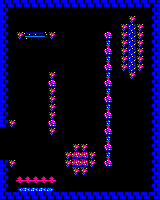

Rendered tile map (Tiled .tmx) drawn with the repository's tilesets; below, a short description and the full map source, tile grids included:
An orthogonal 20x25 tile map with 8x8 px tiles, 1 tile layer (Capa de Patrones 1).

<map version="1.2" tiledversion="1.2.4" orientation="orthogonal" renderorder="right-down" width="20" height="25" tilewidth="8" tileheight="8" infinite="0" nextlayerid="2" nextobjectid="1">
 <tileset firstgid="1" source="sp.tsx" />
 <layer id="1" name="Capa de Patrones 1" width="20" height="25">
  <data encoding="csv">
17,17,17,17,17,17,17,17,17,17,17,17,17,17,17,17,17,17,17,16,
17,1,1,1,1,1,1,1,1,1,1,1,1,1,1,1,1,1,1,16,
17,1,1,1,1,1,1,1,1,1,1,1,1,1,1,1,9,1,1,16,
17,1,1,1,1,1,1,1,1,1,1,1,1,1,1,9,28,9,1,16,
17,1,9,48,47,49,9,1,1,1,1,1,1,38,1,9,28,9,1,16,
17,1,1,1,1,1,1,1,1,1,1,1,1,2,1,9,28,9,1,16,
17,1,1,1,1,1,1,1,1,1,1,1,1,38,1,9,28,9,1,16,
17,1,1,1,1,1,1,1,1,1,1,1,1,2,1,9,28,9,1,16,
17,1,1,1,1,1,1,1,1,1,1,1,1,38,1,9,28,9,1,16,
17,1,1,1,1,1,9,1,1,1,1,1,1,2,1,1,9,1,1,16,
17,1,1,1,1,1,38,1,1,1,1,1,1,38,1,1,1,1,1,16,
17,1,1,1,1,1,9,1,1,1,1,1,1,2,1,1,1,1,1,16,
17,1,1,1,1,1,9,1,1,1,1,1,1,38,1,1,1,1,1,16,
17,1,1,1,1,1,9,1,1,1,1,1,1,2,1,1,1,1,1,16,
17,1,1,1,1,1,9,1,1,1,1,1,1,38,1,1,1,1,1,16,
17,9,1,1,1,1,38,1,1,1,1,1,1,2,1,1,1,1,1,16,
1,1,1,1,1,1,9,1,1,1,1,1,1,38,1,1,1,1,1,16,
1,1,1,1,1,1,1,1,1,1,1,1,1,2,1,1,1,1,1,16,
1,1,1,1,1,1,1,1,1,9,9,1,1,38,1,1,1,1,1,16,
1,1,1,1,1,1,1,1,9,39,39,9,1,2,1,1,1,1,1,16,
17,9,1,1,1,1,1,1,9,39,39,9,1,38,1,1,1,1,1,16,
17,1,1,1,1,1,1,1,1,9,9,1,1,1,1,1,1,1,1,16,
17,1,4,4,4,4,4,1,1,1,1,1,1,1,1,1,1,1,1,16,
17,1,45,44,44,44,46,1,1,1,1,1,1,1,1,1,1,1,1,16,
17,17,17,17,17,17,17,17,17,17,17,17,17,17,17,17,17,17,17,16
</data>
 </layer>
</map>
